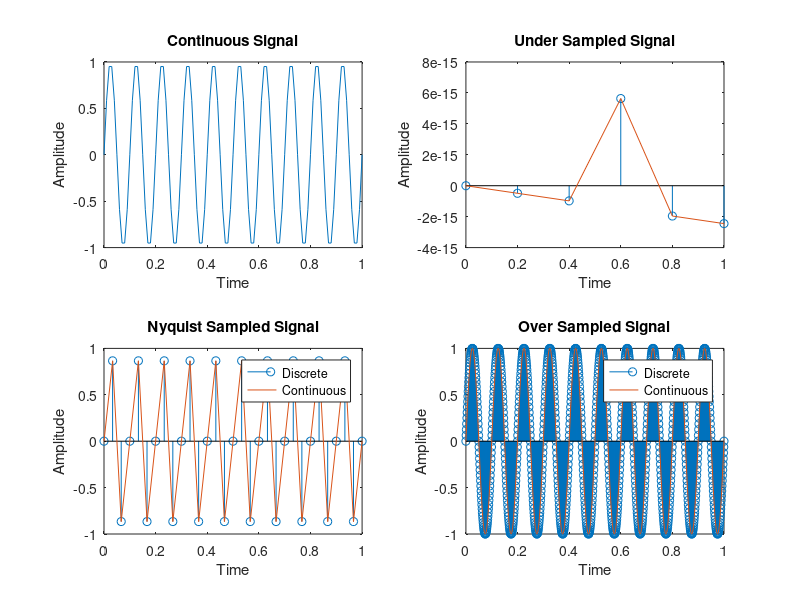

Write MATLAB code to recreate this figure.

clc;
clear all;
close all;
subplot(2,2,1);
t = 0:0.01:1;
f=10;
y = sin(2*pi*f*t);
plot(t,y);

xlabel("Time");
ylabel("Amplitude");
title("Continuous Signal");
subplot(2,2,2);
fs= 0.5*f; %undersampled
t1 = 0:1/fs:1;
y1 = sin(2*pi*f*t1);
stem(t1,y1);
hold on;
plot(t1,y1);

xlabel("Time");
ylabel("Amplitude");
title("Under Sampled Signal");
subplot(2,2,3);
fs2= 3*f; %undersampled
t3 = 0:1/fs2:1;

y2 = sin(2*pi*f*t3);
stem(t3,y2);
hold on;
plot(t3,y2);

xlabel("Time");
ylabel("Amplitude");
legend("Discrete","Continuous")
title("Nyquist Sampled Signal");
subplot(2,2,4);
fs2= 100*f; %undersampled
t3 = 0:1/fs2:1;
y2 = sin(2*pi*f*t3);
stem(t3,y2);
hold on;
plot(t3,y2);

xlabel("Time");
ylabel("Amplitude");
legend("Discrete","Continuous")
title("Over Sampled Signal");